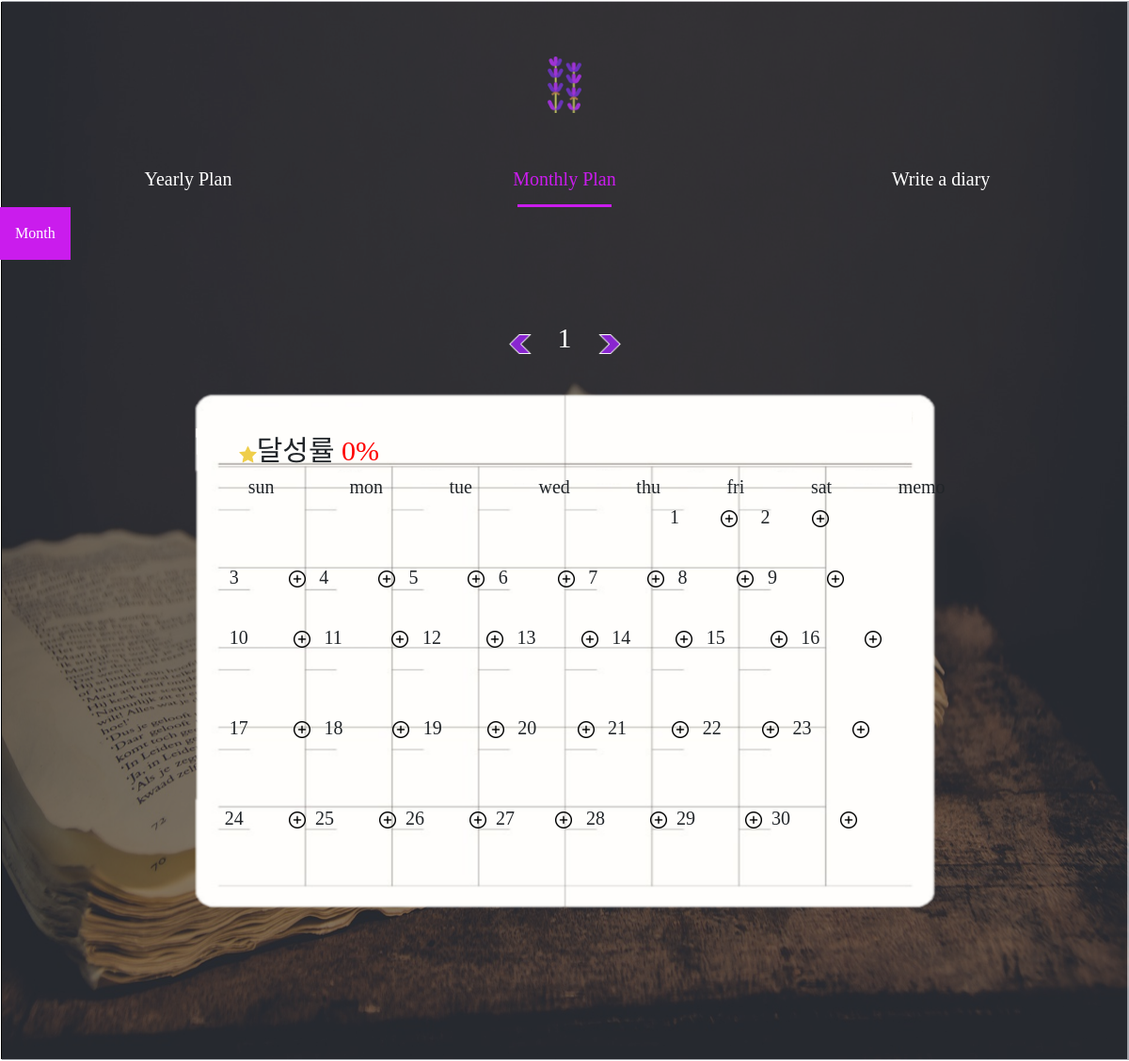
The page /2/monthly/ on the database as committed earlier.
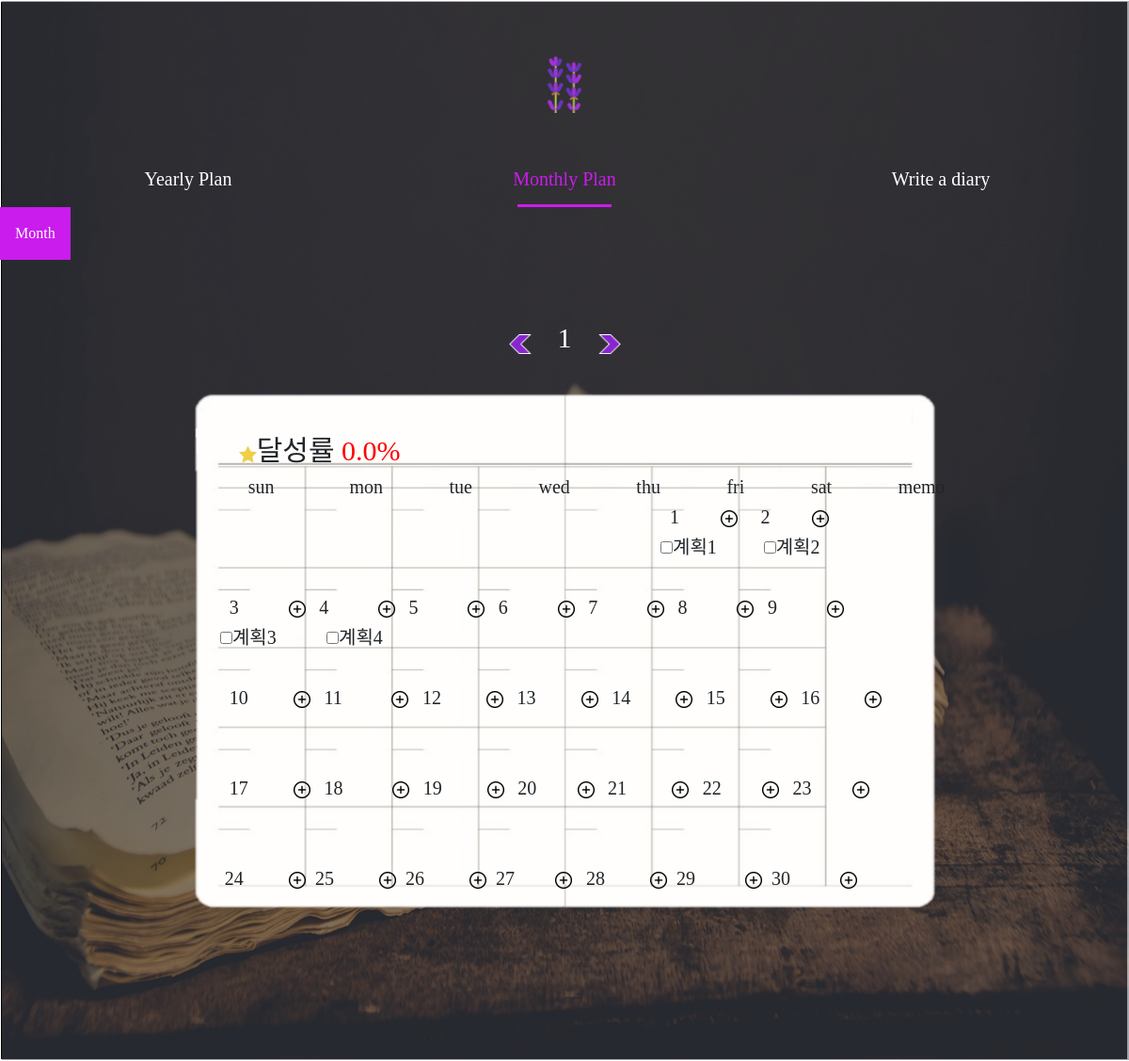
The same page on the database as committed later.
### diary_app/models.py (models this page shows)
class Monthly(models.Model):
    title3=models.CharField(max_length=50, blank=False)#목표
    box3=models.IntegerField(blank=False, default=0) #체크박스여부
    month2=models.IntegerField(blank=False, default=1) #달

### diary_app/views.py (the view)
# urls.py: path('<int:month>/monthly/',views.read_m_prev, name='read_m_prev'),
def read_m_prev(request,month):
    content=Monthly.objects
    month=month-1
    q = Monthly.objects.annotate(num=Count('id'))
    q_1=0 #달 별 계획수
    q_2 = 0 #계획 완료 수
    for num in q:
        if(num.month2 == month):
            q_1=q_1+1
            if(num.box3 == 1):
                q_2=q_2+1
        else:
            continue
    count=0
    if(q_1==0):
        count=0
    else:
        count=q_2/q_1*100
    return render(request,'monthly.html',{'check':content, 'month':month , 'n' : range(1),'n_2' : range(12), 'count':count})

### diary_app/templates/monthly.html (shortened to what this page needs)
<!DOCTYPE html>
<html lang="en">
<head>
    <link href="/static/css/monthly.css" rel="stylesheet" />
    <link rel="stylesheet" href="https://cdn.jsdelivr.net/npm/bootstrap@4.5.3/dist/css/bootstrap.min.css">
</head>
<body>
    <nav>
        <div style="margin-top:5%">
            <a href="{% url 'index' %}">
                <img id="top" style="width: 5%;" src="/static/lavender1.png">
            </a>
        </div>
        <div>
            <div class="menu">
                <a href="{% url 'yearly' %}">
                    <span style="font-size: 20px;">Yearly Plan</span>
                </a>
                <a href="{% url 'monthly' %}" class="on"><span style="font-size: 20px;">Monthly Plan</span></a>
                <a href="{% url 'list' %}"><span style="font-size: 20px;">Write a diary</span></a>
                <span></span>
            </div>
        </div>
    </nav>
    <div class="dropdown">
        <button class="dropbtn">Month</button>
    </div>
    <div class="cal">
        <div>
            <a href="/{{month}}/monthly"><img src="/static/prev.png" class="img_size"></a>
            <wh style="color: white; font-size:30px; margin-left: 2%; margin-right: 2%;">{{month}}</wh>
            <a href="/monthly/{{month}}"><img src="/static/next.png" class="img_size"></a>
        </div>
    </div>
    <div class="entry">
        <h5 style="font-size:30px;">&nbsp;</h5>
        <h5 style="font-size:30px; margin-left: 5%;"><img src="/static/star.png" style="width: 2%;">달성률 <wr style="color: red;">{{count}}%</wr> </h5>
        <h5 style="margin-left:6%; top:10%">
            <wr>sun</wr>
            <wr style="margin-left: 8%;">mon</wr>
            <wr style="margin-left: 7%;">tue</wr>
            <wr style="margin-left: 7%;">wed</wr>
            <wr style="margin-left: 7%;">thu</wr>
            <wr style="margin-left: 7%;">fri</wr>
            <wr style="margin-left: 7%;">sat</wr>
            <wr style="margin-left: 7%;">memo</wr>
        </h5>
        <h5 style="margin-left:51%;">
            <wr>1
                <a onclick="showPopup();"><img style="margin-left: 8%;" src="/static/plus.png"></a>
            </wr>
            <wr style="margin-left: 4%;">2
                <a onclick="showPopup();"><img style="margin-left: 8%;" src="/static/plus.png"></a>
            </wr>
        </h5>
        {% if month == 1 %}
        <h5 style="margin-left: 50%;">
            {% for turn in check.all %}
            {% if turn.month2 == month %}
                {% if turn.id == 1 %}
                    {% for i in n %}
                        <wr style="margin-left: 0;">
                                <a><input type="checkbox" name="box2" value="0" id="chk1" onclick="chk();" >{{turn.title3}}</a>
                        </wr>
                    {% endfor %}
                {% elif turn.id == 2  %}
                    <wr style="margin-left: 9%;">
                        {% for i in n %}
                        <a><input type="checkbox" name="box2" value="0" id="chk1" onclick="chk();">{{turn.title3}}</a>
                        {% endfor %}
                    </wr>
                {% endif %}
            {% endif %}
            {% endfor %}
        </h5>
        <h5 style="font-size:20px;">&nbsp;</h5>
        <h5 style="margin-left:4%;">
            <wr>3
                <a onclick="showPopup();"><img style="margin-left: 5%;" src="/static/plus.png"></a>
            </wr>
            <wr style="margin-left:1%;">4
                <a onclick="showPopup();"><img style="margin-left: 5%;" src="/static/plus.png"></a>
            </wr>
            <wr style="margin-left:1%;">5
                <a onclick="showPopup();"><img style="margin-left: 5%;" src="/static/plus.png"></a>
            </wr>
            <wr style="margin-left:1%;">6
                <a onclick="showPopup();"><img style="margin-left: 5%;" src="/static/plus.png"></a>
            </wr>
            <wr style="margin-left: 1%;">7
                <a onclick="showPopup();"><img style="margin-left: 5%;" src="/static/plus.png"></a>
            </wr>
            <wr style="margin-left:1%;">8
                <a onclick="showPopup();"><img style="margin-left: 5%;" src="/static/plus.png"></a>
            </wr>
            <wr style="margin-left: 1%;">9
                <a onclick="showPopup();"><img style="margin-left: 5%;" src="/static/plus.png"></a>
            </wr>
        </h5>
        <h5 style="margin-left: 3%;">
            {% for turn in check.all %}
            {% if turn.month2 == month %}
                {% if turn.id == 3 %}
                    {% for i in n %}
                        <wr style="margin-left: 0;">
                                <a><input type="checkbox" name="box2" value="0" id="chk1" onclick="chk();" >{{turn.title3}}</a>
                        </wr>
                    {% endfor %}
                {% elif turn.id == 4  %}
                    <wr style="margin-left: 5%;">
                        {% for i in n %}
                        <a><input type="checkbox" name="box2" value="0" id="chk1" onclick="chk();">{{turn.title3}}</a>
                        {% endfor %}
                    </wr>
                {% elif turn.id == 9  %}
                    <wr style="margin-left: 5%;">
                        {% for i in n %}
                        <a><input type="checkbox" name="box2" value="0" id="chk1" onclick="chk();">{{turn.title3}}</a>
                        {% endfor %}
                    </wr>
                {% endif %}
            {% endif %}
            {% endfor %}
        </h5>
        <h5 style="font-size:20px;">&nbsp;</h5>
        <h5 style="margin-left:4%;">
            <wr>10
                <a onclick="showPopup();"><img style="margin-left: 4.5%;" src="/static/plus.png"></a>
            </wr>
            <wr style="margin-left:1%;">11
                <a onclick="showPopup();"><img style="margin-left: 5%;" src="/static/plus.png"></a>
            </wr>
            <wr style="margin-left:1%;">12
                <a onclick="showPopup();"><img style="margin-left: 4.5%;" src="/static/plus.png"></a>
            </wr>
            <wr style="margin-left:1%;">13
                <a onclick="showPopup();"><img style="margin-left: 4.5%;" src="/static/plus.png"></a>
            </wr>
            <wr style="margin-left: 1%;">14
                <a onclick="showPopup();"><img style="margin-left: 4.5%;" src="/static/plus.png"></a>
            </wr>
            <wr style="margin-left:1%;">15
                <a onclick="showPopup();"><img style="margin-left: 4.5%;" src="/static/plus.png"></a>
            </wr>
            <wr style="margin-left: 1%;">16
                <a onclick="showPopup();"><img style="margin-left: 4.5%;" src="/static/plus.png"></a>
            </wr>
        </h5>
        <h5 style="font-size:20px;">&nbsp;</h5>
        <h5 style="font-size:20px;">&nbsp;</h5>
        <h5 style="margin-left:4%;">
            <wr>17
                <a onclick="showPopup();"><img style="margin-left: 4.5%;" src="/static/plus.png"></a>
            </wr>
            <wr style="margin-left:1%;">18
                <a onclick="showPopup();"><img style="margin-left: 5%;" src="/static/plus.png"></a>
            </wr>
            <wr style="margin-left:1%;">19
                <a onclick="showPopup();"><img style="margin-left: 4.5%;" src="/static/plus.png"></a>
            </wr>
            <wr style="margin-left:1%;">20
                <a onclick="showPopup();"><img style="margin-left: 4%;" src="/static/plus.png"></a>
            </wr>
            <wr style="margin-left: 1%;">21
                <a onclick="showPopup();"><img style="margin-left: 4.5%;" src="/static/plus.png"></a>
            </wr>
            <wr style="margin-left:1%;">22
                <a onclick="showPopup();"><img style="margin-left: 4%;" src="/static/plus.png"></a>
            </wr>
            <wr style="margin-left: 1%;">23
                <a onclick="showPopup();"><img style="margin-left: 4%;" src="/static/plus.png"></a>
            </wr>
        </h5>
        <h5 style="font-size:20px;">&nbsp;</h5>
        <h5 style="font-size:20px;">&nbsp;</h5>
        <h5 style="margin-left:3.5%;">
            <wr>24
                <a onclick="showPopup();"><img style="margin-left: 4.5%;" src="/static/plus.png"></a>
            </wr>
            <wr style="margin-left:0.5%;">25
                <a onclick="showPopup();"><img style="margin-left: 4.5%;" src="/static/plus.png"></a>
            </wr>
            <wr style="margin-left:0.5%;">26
                <a onclick="showPopup();"><img style="margin-left: 4.5%;" src="/static/plus.png"></a>
            </wr>
            <wr style="margin-left:0.5%;">27
                <a onclick="showPopup();"><img style="margin-left: 4%;" src="/static/plus.png"></a>
            </wr>
            <wr style="margin-left: 1%;">28
                <a onclick="showPopup();"><img style="margin-left: 4.5%;" src="/static/plus.png"></a>
            </wr>
            <wr style="margin-left:0.5%;">29
                <a onclick="showPopup();"><img style="margin-left: 5%;" src="/static/plus.png"></a>
            </wr>
            <wr style="margin-left: 0.5%;">30
                <a onclick="showPopup();"><img style="margin-left: 5%;" src="/static/plus.png"></a>
            </wr>
        </h5>
        {% endif %}
    </div>
</body>
</html>

### diary_app/static/css/monthly.css (style rules this page uses)
* { font-family: 'InkLipquid'; }
body { background-image: url(/static/배경.png); background-size: 100% 100%; }
.menu { margin-top: 0%; }
div .menu { margin-top:5%; }
nav { left: 0; top: 0%; width: 100%; z-index: 999; }
nav div { display: flex; position: relative; width: 1200px; margin: 0 auto; }
nav div a { flex: 1; display: block; bottom: 5%; height: 50px; line-height: 40px; text-align:center; color: rgb(255, 255, 255); text-decoration: none; }
nav div a.on { color: #ca1ced; }
nav div > span { position: absolute; left: 0; bottom: 0; width: 100px; height: 3px; background-color: #ca1ced; opacity:0; transition: all .5s; }
nav div a:nth-child(2).on ~ span { left :550px; opacity:1; }
.img_size { width: 2%; height: 2%; }
.cal { position: relative; text-align: center; margin-top: 5%; }
.entry { margin-left: 17%; margin-top:3%; width:83%; height:710px; background-image: url(/static/monthly_diary.png); background-repeat: no-repeat; background-size: 80%; z-index:100 }
.dropbtn { background-color: #ca1ced; color: white; padding: 16px; font-size: 16px; border: none; cursor: pointer; }
.dropdown { position: relative; display: inline-block; }

Rows that differ between the two databases and show on the page:
added Monthly: title3 "계획1", shown under "1 2"
added Monthly: title3 "계획2", shown under "1 2"
added Monthly: title3 "계획3", shown under "3 4 5 6 7 8 9"
added Monthly: title3 "계획4", shown under "3 4 5 6 7 8 9"
Other text that changed with them:
{{ count }}: "0" → "0.0"
